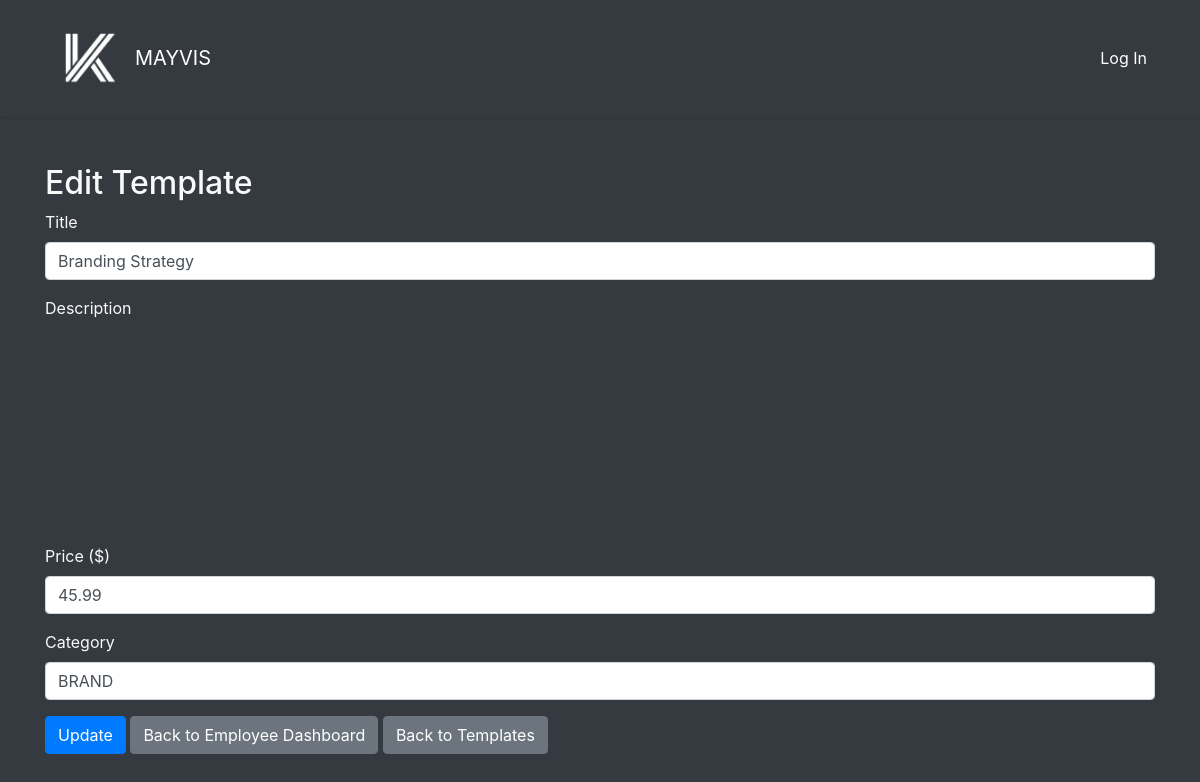
The page /update-template.php?deliverable_id=2 (signed in) on the database its author committed.
### tables this page shows
CREATE TABLE `deliverables` (
  `deliverable_id` int(11) NOT NULL,
  `title` text NOT NULL,
  `description` text NOT NULL,
  `price` decimal(10,2) DEFAULT NULL,
  `category` text NOT NULL,
  `updated_date` date DEFAULT NULL,
  `visible` tinyint(1) NOT NULL DEFAULT 1
);

### update-template.php (the view, shortened to what this page needs)
<?php
include 'includes/header-new.php';
include 'connect.php';
$deliverable_id = $title = $description = $price = $category = "";
if ($_SERVER["REQUEST_METHOD"] == "POST") {
    if (isset($_POST['deliverable_id'], $_POST['title'], $_POST['description'], $_POST['price'], $_POST['category'])) {
        $deliverable_id = $_POST['deliverable_id'];
        $title = $_POST['title'];
        $description = $_POST['description'];
        $price = $_POST['price'];
        $category = $_POST['category'];
        $sql = "UPDATE deliverables SET title = ?, description = ?, price = ?, category = ? WHERE deliverable_id = ?";
        $stmt = $conn->prepare($sql);
        $stmt->bind_param("ssdsi", $title, $description, $price, $category, $deliverable_id);
        if ($stmt->execute()) {
            $update_message = "Template updated successfully!";
        } else {
            echo "Error updating template: " . $stmt->error;
        }
        $stmt->close();
    } else {
        echo "All fields are required.";
    }
} else {
    if (isset($_GET['deliverable_id'])) {
        $deliverable_id = $_GET['deliverable_id'];
        $query = "SELECT title, description, price, category FROM deliverables WHERE deliverable_id = ?";
        $stmt = $conn->prepare($query);
        $stmt->bind_param("i", $deliverable_id);
        $stmt->execute();
        $result = $stmt->get_result();
        if ($result->num_rows == 1) {
            $row = $result->fetch_assoc();
            $title = $row['title'];
            $price = $row['price'];
            $category = $row['category'];
        }
    }
}
?>
<link href="https://cdn.quilljs.com/1.3.6/quill.snow.css" rel="stylesheet">
<body class='bg-dark'>
    <div class="container mt-5 text-light">
        <h2>Edit Template</h2>
        <form method="POST" action="update-template.php">
            <div class="form-group">
                <label for="title">Title</label>
                <input type="text" class="form-control" name="title" value="<?php echo htmlspecialchars($title); ?>" required>
            </div>
            <div class="form-group">
                <label for="description">Description</label>
                <div id="editor-container" style="height: 200px;"></div>
            </div>
            <div class="form-group">
                <label for="price">Price ($)</label>
                <input type="number" class="form-control" name="price" value="<?php echo htmlspecialchars($price); ?>" step="0.01" required>
            </div>
            <div class="form-group">
                <label for="category">Category</label>
                <input type="text" class="form-control" name="category" value="<?php echo htmlspecialchars($category); ?>" required>
            </div>
            <button type="submit" class="btn btn-primary">Update</button>
            <a href="employee-dashboard.php" class="btn btn-secondary">Back to Employee Dashboard</a>
            <a href="templates.php" class="btn btn-secondary">Back to Templates</a>
        </form>
    </div>
</body>

### rows shown on the page
deliverables: title "Branding Strategy", price "45.99", category "BRAND"
